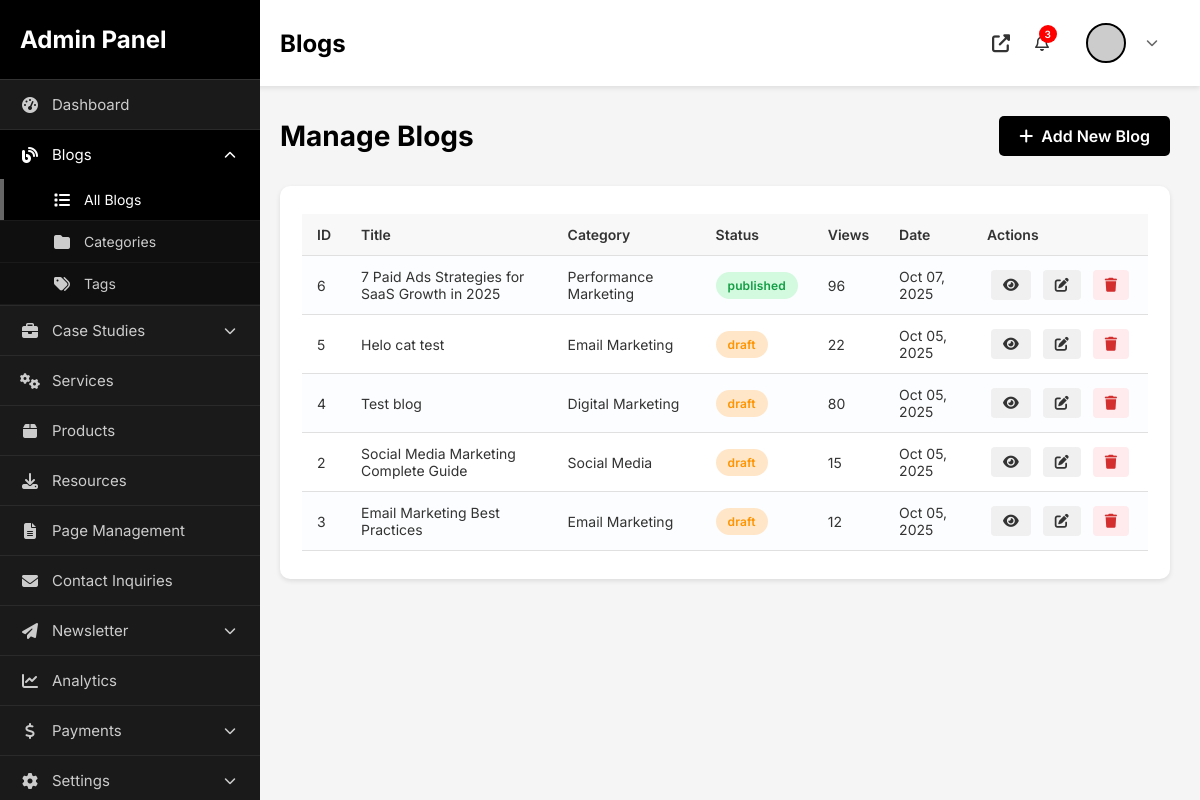
Page /admin/blogs.php (signed in) on the committed database.
### tables this page shows
CREATE TABLE `blogs` (
  `id` int(11) NOT NULL AUTO_INCREMENT,
  `title` varchar(255) NOT NULL,
  `slug` varchar(255) NOT NULL,
  `content` longtext NOT NULL,
  `excerpt` text DEFAULT NULL,
  `featured_image` varchar(255) DEFAULT NULL,
  `author` varchar(100) DEFAULT 'Admin',
  `category` varchar(100) DEFAULT NULL,
  `category_id` int(11) DEFAULT NULL,
  `tags` text DEFAULT NULL,
  `meta_title` varchar(255) DEFAULT NULL,
  `meta_description` text DEFAULT NULL,
  `views` int(11) DEFAULT 0,
  `status` enum('draft','published') DEFAULT 'draft',
  `created_at` timestamp NOT NULL DEFAULT current_timestamp(),
  `updated_at` timestamp NOT NULL DEFAULT current_timestamp() ON UPDATE current_timestamp(),
  PRIMARY KEY (`id`)
);

### admin/blogs.php (the view, shortened to what this page needs)
<?php
require_once __DIR__ . '/../config/config.php';
$blogs = $db->query("SELECT * FROM blogs ORDER BY created_at DESC")->fetchAll();
?>
<?php include 'includes/layout-start.php'; ?>
<div class="page-header">
    <h1>Manage Blogs</h1>
    <a href="blog-add.php" class="btn-primary"><i class="fas fa-plus"></i> Add New Blog</a>
</div>
<div class="content-card">
        <div class="table-responsive">
            <table class="data-table">
                <thead>
                    <tr>
                        <th>ID</th>
                        <th>Title</th>
                        <th>Category</th>
                        <th>Status</th>
                        <th>Views</th>
                        <th>Date</th>
                        <th>Actions</th>
                    </tr>
                </thead>
                <tbody>
                    <?php foreach($blogs as $blog): ?>
                    <tr>
                        <td><?php echo $blog['id']; ?></td>
                        <td><?php echo htmlspecialchars(substr($blog['title'], 0, 50)); ?></td>
                        <td><?php echo htmlspecialchars($blog['category']); ?></td>
                        <td>
                            <span class="badge <?php echo $blog['status'] == 'published' ? 'badge-success' : 'badge-warning'; ?>">
                                <?php echo $blog['status']; ?>
                            </span>
                        </td>
                        <td><?php echo $blog['views']; ?></td>
                        <td><?php echo date('M d, Y', strtotime($blog['created_at'])); ?></td>
                        <td>
                            <a href="/blog-detailed.php?slug=<?php echo $blog['slug']; ?>" target="_blank" class="btn-icon" title="View">
                                <i class="fas fa-eye"></i>
                            </a>
                            <a href="blog-edit.php?id=<?php echo $blog['id']; ?>" class="btn-icon" title="Edit">
                                <i class="fas fa-edit"></i>
                            </a>
                            <a href="?delete=<?php echo $blog['id']; ?>" class="btn-icon btn-danger" title="Delete" onclick="return confirm('Are you sure?')">
                                <i class="fas fa-trash"></i>
                            </a>
                        </td>
                    </tr>
                    <?php endforeach; ?>
                </tbody>
            </table>
        </div>
    </div>
<?php include 'includes/layout-end.php'; ?>

### admin/assets/css/admin.css (style rules this page uses)
* { margin: 0; padding: 0; box-sizing: border-box; }
body { font-family: 'Inter', -apple-system, BlinkMacSystemFont, 'Segoe UI', sans-serif; background: #f5f5f5; color: #333; }
.page-header { display: flex; justify-content: space-between; align-items: center; margin-bottom: 30px; }
.page-header h1 { font-size: 28px; color: #000; }
.content-card { background: white; border-radius: 10px; box-shadow: 0 2px 5px rgba(0,0,0,0.1); overflow: hidden; }
.table-responsive { overflow-x: auto; }
.data-table { width: 100%; border-collapse: collapse; }
.data-table thead { background: #f8f8f8; }
.data-table th, .data-table td { padding: 12px 15px; text-align: left; border-bottom: 1px solid #e0e0e0; }
.data-table th { font-weight: 600; font-size: 14px; color: #333; }
.data-table td { font-size: 14px; }
.badge { display: inline-block; padding: 6px 12px; border-radius: 14px; font-size: 12px; font-weight: 600; letter-spacing: .01em; }
.badge-success { background: #d3f9df; color: #129e44; }
.badge-warning { background: #ffe6c9; color: #ff9400; }
.btn-primary, .btn-small, .btn-icon { padding: 10px 20px; background: #000; color: white; border: none; border-radius: 5px; cursor: pointer; text-decoration: none; display: inline-flex; align-items: center; gap: 8px; font-weight: 600; transition: all 0.3s; }
.btn-icon { padding: 8px 12px; font-size: 14px; background: #f0f0f0; color: #333; border-radius: 4px; text-decoration: none; display: inline-flex; align-items: center; justify-content: center; transition: all 0.3s; margin: 0 4px; }
.btn-icon.btn-danger { background: #ffebee; color: #d32f2f; }
.btn-danger { background: #d32f2f; }
.data-table tbody tr:nth-child(odd) td { background: #fcfdfe; }
.data-table td:last-child { white-space: nowrap; }
.data-table .btn-icon i { font-size: 14px; }
.content-card { padding: 28px 22px; margin-bottom: 30px; max-height: 112vh; overflow-y: auto; }

### rows in the picture
blogs: id "6", title "7 Paid Ads Strategies for SaaS Growth in 2025", category "Performance Marketing", status "published", views "96", created_at "Oct 07, 2025"
blogs: id "5", title "Helo cat test", category "Email Marketing", status "draft", views "22", created_at "Oct 05, 2025"
blogs: id "4", title "Test blog", category "Digital Marketing", status "draft", views "80", created_at "Oct 05, 2025"
blogs: id "2", title "Social Media Marketing Complete Guide", category "Social Media", status "draft", views "15", created_at "Oct 05, 2025"
blogs: id "3", title "Email Marketing Best Practices", category "Email Marketing", status "draft", views "12", created_at "Oct 05, 2025"

### other values in the picture
str_replace('-', ' ', basename($_SERVER['PHP_SELF'], '.php')) "Blogs"
